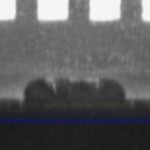
#> input picture data/template/VCY0T0AR6H05_OK_PBDVCM_DTTHH701Q3V0000QTT_20250620060438307_KCMFPBA80A.jpg, 150 x 150 px; its folder holds 4 pictures in this run
$ python rotate.py
#> lines starting #> are read from the running program, lines starting #| are printed output that depends on the picture
import cv2
from pathlib import Path

def rotate_images_folder(
    input_folder,
    output_folder,
    degree  # supports 90, -90, 180, 270, -270
):
#> called with input_folder = 'D:\\AI\\CM\\pdx25-overhang\\data\\template', degree = -90
    input_folder = Path(input_folder)
    output_folder = Path(output_folder)
    output_folder.mkdir(parents=True, exist_ok=True)

    exts = {".jpg", ".jpeg", ".png", ".bmp", ".tif", ".tiff", ".webp"}

    degree = degree % 360

    if degree == 90:
        rotate_flag = cv2.ROTATE_90_CLOCKWISE
    elif degree == 270:
        rotate_flag = cv2.ROTATE_90_COUNTERCLOCKWISE
    elif degree == 180:
        rotate_flag = cv2.ROTATE_180
    elif degree == 0:
        rotate_flag = None
    else:
        raise ValueError("Only 90, -90, 180, 270 degree rotations are supported")

    for img_path in input_folder.iterdir():
        if img_path.suffix.lower() not in exts:
            continue

        img = cv2.imread(str(img_path))
#> img is the input picture: shape (150, 150, 3); mean B, G, R 93.9, 92.1, 92
        if img is None:
            continue

        if rotate_flag is not None:
            img = cv2.rotate(img, rotate_flag)
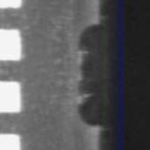
#> img: shape (150, 150, 3); mean B, G, R 93.9, 92.1, 92

        out_path = output_folder / img_path.name
        cv2.imwrite(str(out_path), img)
#> pass 2 of the loop in rotate_images_folder, `for img_path in input_folder.iterdir():`:
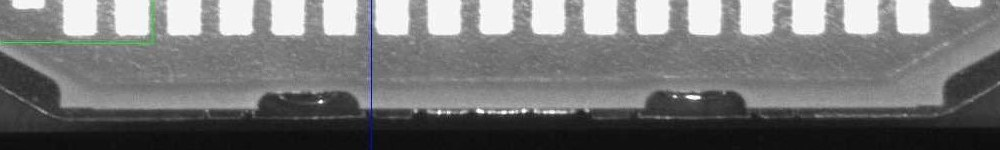
#> input picture data/template/VCY0T0AR7205_OK_PBDVCM_DTTHH703DDY0000QTT_20250704004328800_KCMFPBC50A.jpg, 1000 x 150 px
#> in rotate_images_folder, img is the input picture: shape (150, 1000, 3); mean B, G, R 115.6, 115.6, 115.3
#> in rotate_images_folder, `img = cv2.rotate(img, rotate_flag)`:
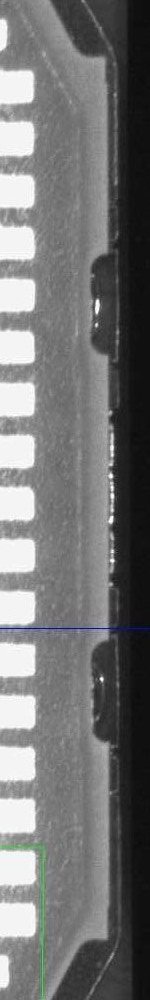
#> img: shape (1000, 150, 3); mean B, G, R 115.6, 115.6, 115.3
#> pass 3 of the loop in rotate_images_folder, `for img_path in input_folder.iterdir():`:
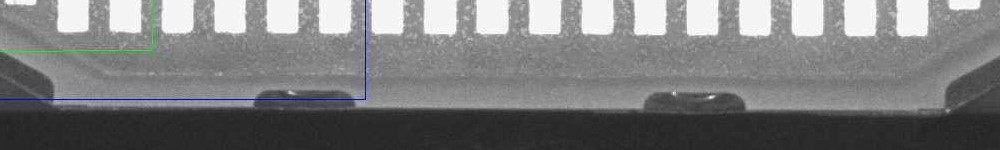
#> input picture data/template/VIY0T0AR6I03_OK_PBDVCM_DTTHH800BTJ0000QTT_20250704002553210_KCMFPBB00A.jpg, 1000 x 150 px
#> in rotate_images_folder, img is the input picture: shape (150, 1000, 3); mean B, G, R 122.9, 122.4, 122
#> in rotate_images_folder, `img = cv2.rotate(img, rotate_flag)`:
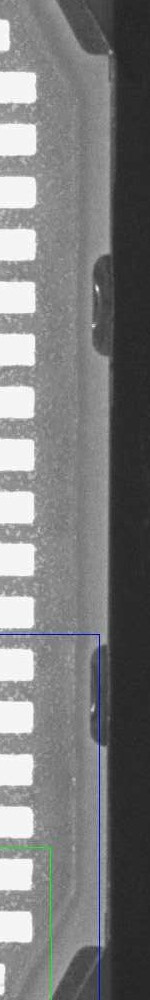
#> img: shape (1000, 150, 3); mean B, G, R 122.9, 122.4, 122
#> the loop made 4 passes; the first 3 are shown


# -------- Example usage --------
if __name__ == "__main__":
    rotate_images_folder(
        input_folder=r"D:\AI\CM\pdx25-overhang\data\template",
        output_folder=r"D:\AI\CM\pdx25-overhang\data\new_template",
        degree=-90
    )
